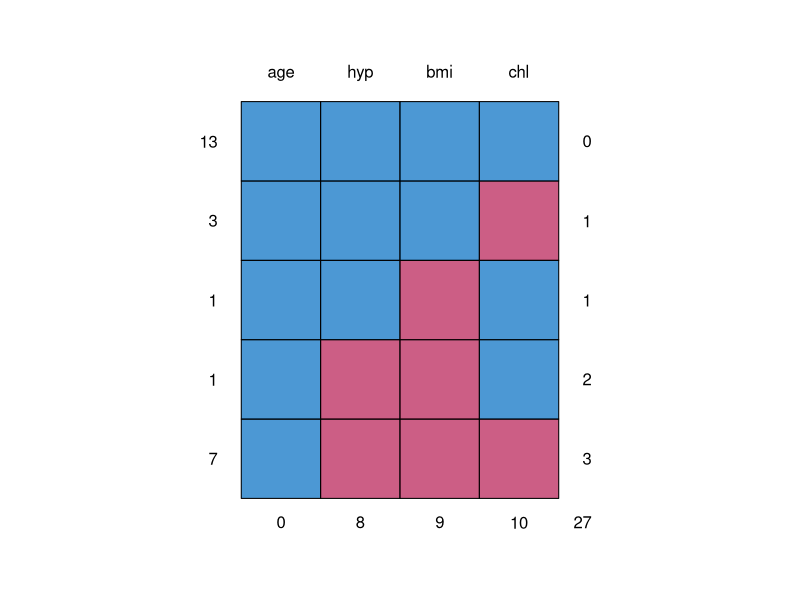
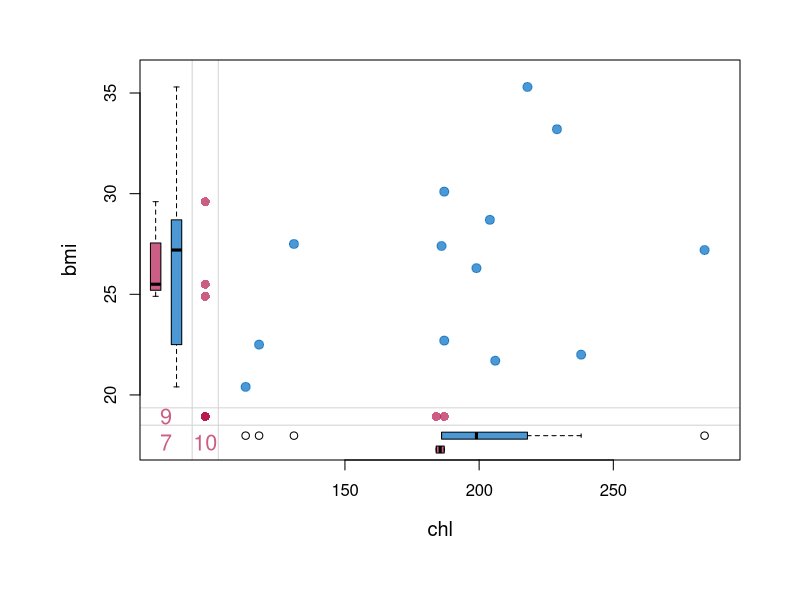
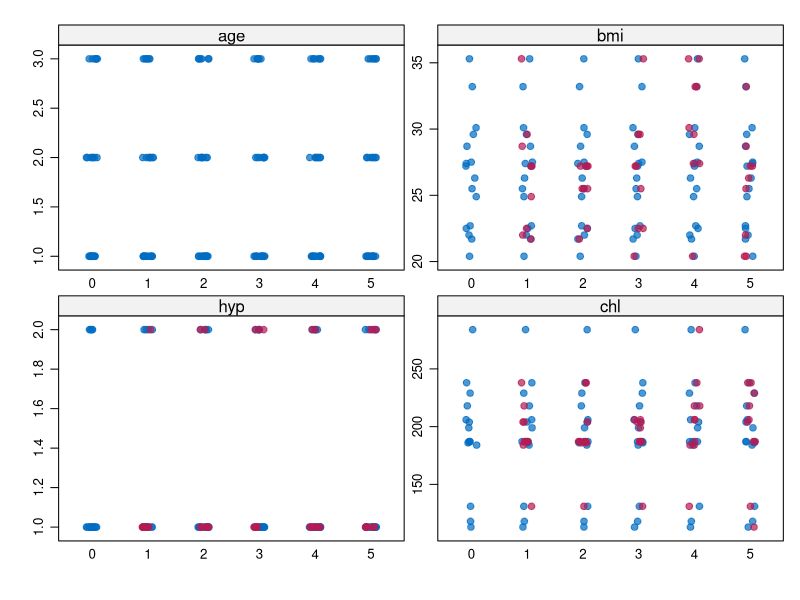
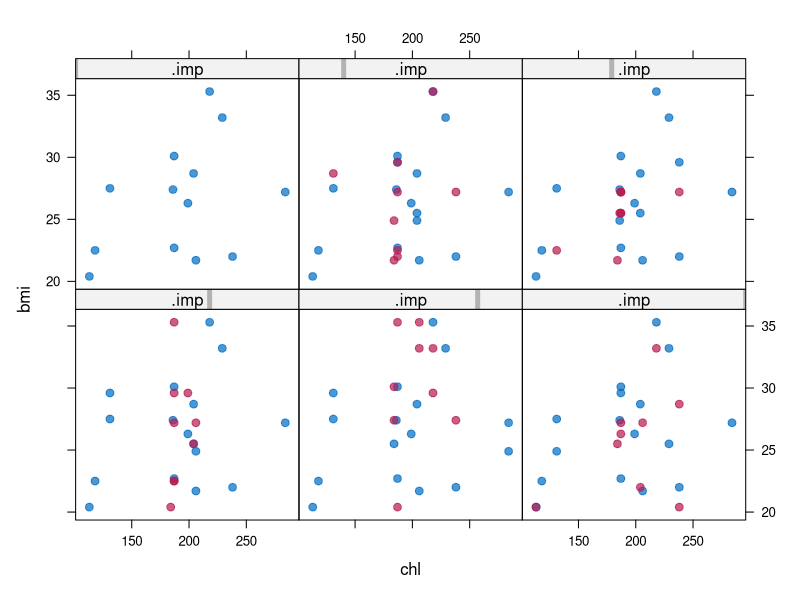

These figures' R source, in order:
# Set working directory
setwd("~/uio/pc/Dokumenter/PhD/Teaching/UseR/Missing Data/")

# Load the mice package
library(mice)

# Use the example dataset nhanes (came with the package)
nhanes

# Variable names
#    age     age group               ordered categorical
#    bmi     body mass index         numerical
#    hyp     hypertension status     binary
#    chl     cholesterol level       numerical



# Inspect missing pattern (Method 1)
md.pattern(nhanes)

# Colour convention
#   blue    observed
#   red     missing
# Interpretation
#   13 rows are complete
#   3 row that chl is missing
#   1 row that bmi is missing
#   1 row that both hyp and bmi are missing
#   7 rows that only age is observed
#   Total number of missing values = 3x1 + 1x1 + 1x2 + 7x3 = 27
#   Most missing values (10) occur in chl

# Inspection by variable pairs (Method 2)
md.pairs(nhanes)

# Symbol convention (left, top)
#   r   observed (remain?)
#   m   missing

# Interpretation (focus on (bmi, chl) pair)
#   13 completely observed paris
#   3 pairs: bmi is observed but chl is missing
#   2 pairs: bmi is missing but chl is observed
#   7 pairs: both bmi and chl are missing

# Margin plot
par(mar = c(7, 7, 3, 3)) # In order to show the axes labels
# Inspect data range
c(min(nhanes$chl, na.rm = T), max(nhanes$chl, na.rm = T))
c(min(nhanes$bmi, na.rm = T), max(nhanes$bmi, na.rm = T))
# Generate margin plot
VIM::marginplot(nhanes[, c("chl", "bmi")],
    xlim = c(110, 290), ylim=c(20, 36),
    col = mdc(1:2), pch = 19,
    cex = 1.2, cex.lab = 1.2, cex.numbers = 1.3
)

# Interpretation
#   red 9   variable bmi contains 9 missings
#   red 10  variable chl contains 10 missings
#   red 7   The variable pair (bmi, chl) contains 7 missings
#   three red dots on the left: bmi values are known but chl missing
#   two red dots on the bottom: chl values are known but bmi missing
#   red dot cross between bmi and chl actually represents 7 dots
#   Total # dots = 13 (blue) + 3 (red left) + 2 (red bottom) + 7 (red cross)
#   Box plots: marginal distributions (blue = obs, red = mis)
#   If MCAR => red and blue box plots are expected to be identical



# Create imputations
imp <- mice(nhanes, printFlag = F, seed = 23109)
# The multiply imputed dataset, imp, is of class mids (MI data set)
print(imp)



# Diagnostic checking
# Recall that bmi contains 9 missings
# The MI procedure produced five guesses for each missing:
imp$imp$bmi
# The 1st complete dataset combines the observed and imputed values:
complete(imp)
# You can print out the 2nd set of the complete dataset
complete(imp, 2)
# If complete to start with => identical in all five sets
# If missing to start with => differ in each set
# Degree of difference reflects degree of uncertainty

# Visual inspection (big picture)
stripplot(imp, pch = 20, cex = 1.2)
# Colour convention
#   blue    observed
#   red     imputed
# Each x-axis marker is one version of MI. 0 = original set
# Red points follow the blue points reasonably well, including the gaps in the distribution.

# Visual inspection (fine details)
xyplot(imp, bmi ~ chl | .imp, pch = 20, cex = 1.4)
# Red points have more or less the same shape as blue data => imputed data could have been plausible measurements if they had not been missing
# Differences between the red points represents uncertainty about the true, but unkown, values



# Analysing imputed datasets
# Original regression: lm (chl ~ age + bmi)
# Repeat this analysis to each version of MI
fit <- with(data = imp, exp = lm(chl ~ age + bmi))
# Pool the multiple versions of the analyses together
summary(pool(fit))
# Both age and bmi are significant at .05 level

# If we increase m, the number of imputations, significant levels may change
summary(pool(with(
    mice(nhanes, m = 10, printFlag = F, seed = 23109), # order 10 sets of MI
    lm(chl ~ age + bmi)
))) # More significant



# Imputation methods
# Default imputation method = pmm (predictive mean matching)
# Default number of multiple imputations (often denoted by m) = 5
# If not happy, feel free to change the defaults
imp <- mice(nhanes,
    method = c("", "norm", "pmm", "mean"), m = 50,
    printFlag = F, seed = 23109
)

# In order to show case different imputation methods, use nhanes2 dataset
str(nhanes2)

# Impute
imp <- mice(nhanes2,
    me = c("polyreg", "pmm", "logreg", "norm"), # me = method
    printFlag = F, seed = 23109
)
print(imp)
